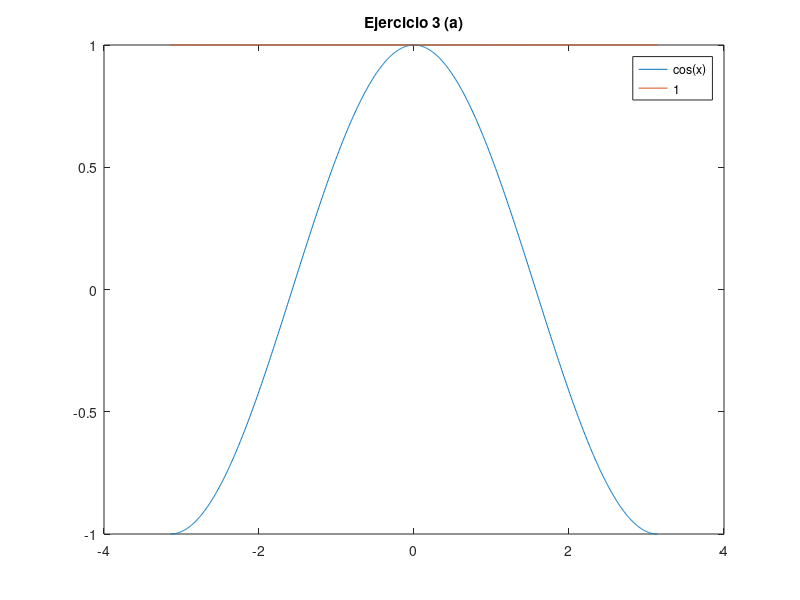
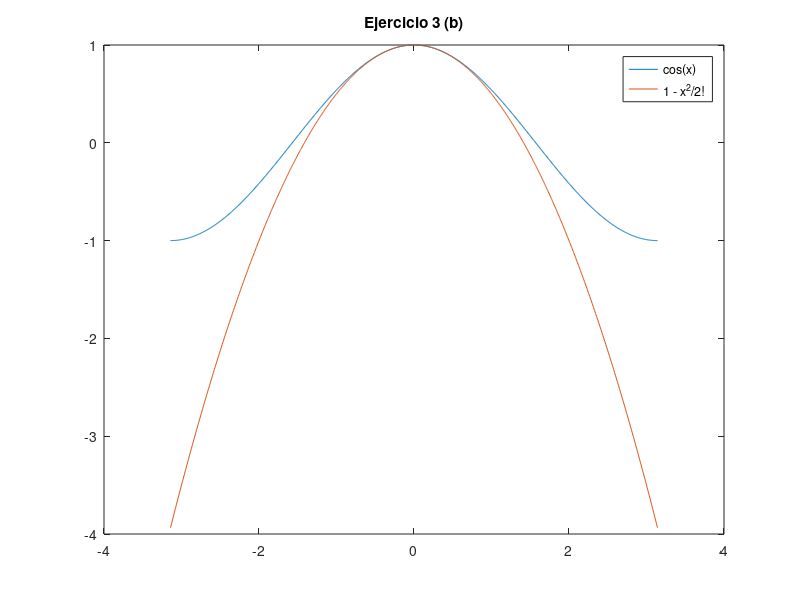
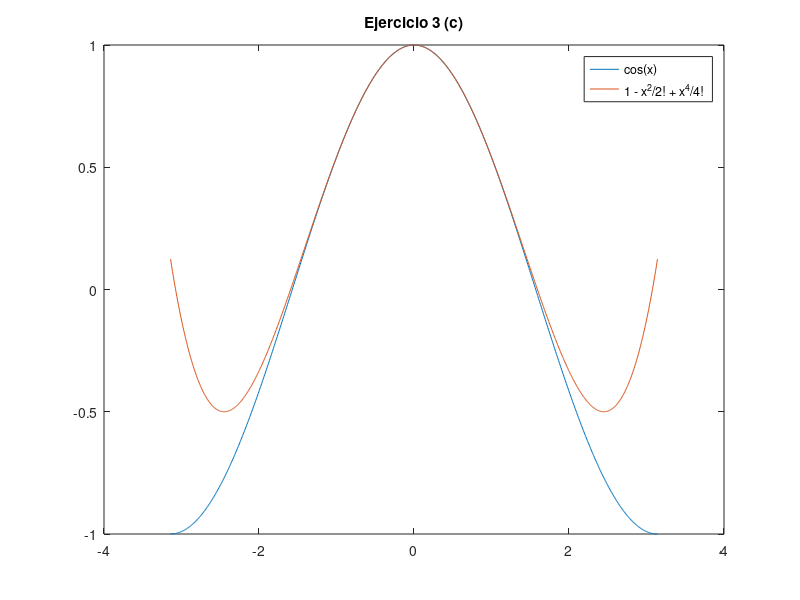
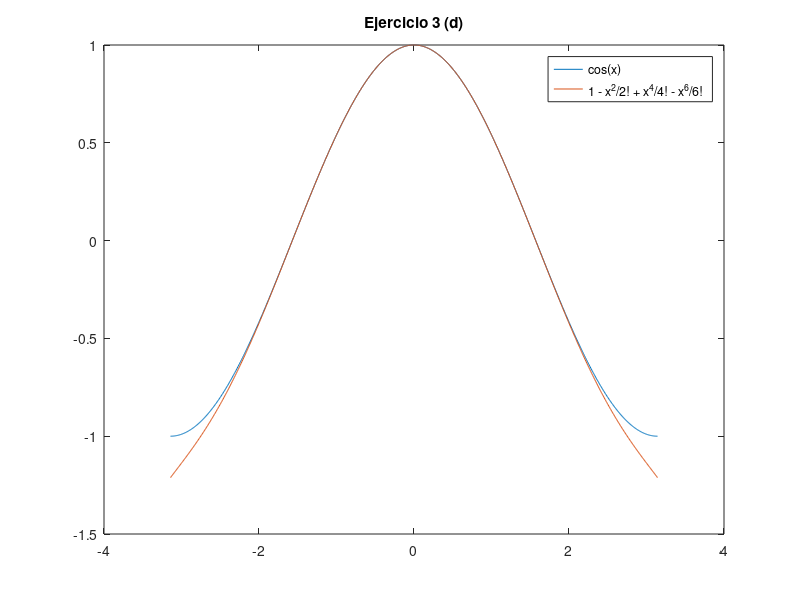

Write the MATLAB code that produced these figures, in order.
x = linspace(-pi, pi, 1000);
f = cos(x);

% (a)
g1 = 1;
figure(); % "Abrí una nueva figura (ventana) y dibujá este gráfico ahí
plot(x, f, x, g1 * ones(size(x)));
title('Ejercicio 3 (a)');
legend('cos(x)', '1');

% (b)
g2 = 1 - x.^2 / factorial(2);
figure();
plot(x, f, x, g2);
title('Ejercicio 3 (b)');
legend('cos(x)', '1 - x^2/2!');

% (c)
g3 = 1 - x.^2 / factorial(2) + x.^4 / factorial(4);
figure();
plot(x, f, x, g3);
title('Ejercicio 3 (c)');
legend('cos(x)', '1 - x^2/2! + x^4/4!');

% (d)
g4 = 1 - x.^2 / factorial(2) + x.^4 / factorial(4) - x.^6 / factorial(6);
figure();
plot(x, f, x, g4);
title('Ejercicio 3 (d)');
legend('cos(x)', '1 - x^2/2! + x^4/4! - x^6/6!');

% PLOT:
% plot(x, f, x, g)
% Esto grafica dos curvas en la misma figura:
% x vs f (la función cos(x)).
% x vs g (el polinomio de Taylor correspondiente).

% Con estilos:
% plot(x, f, 'b-', x, g, 'r--')
% b-' → línea azul sólida (b = blue, - = línea sólida)
%'r--' → línea roja punteada (r = red, -- = guiones)
